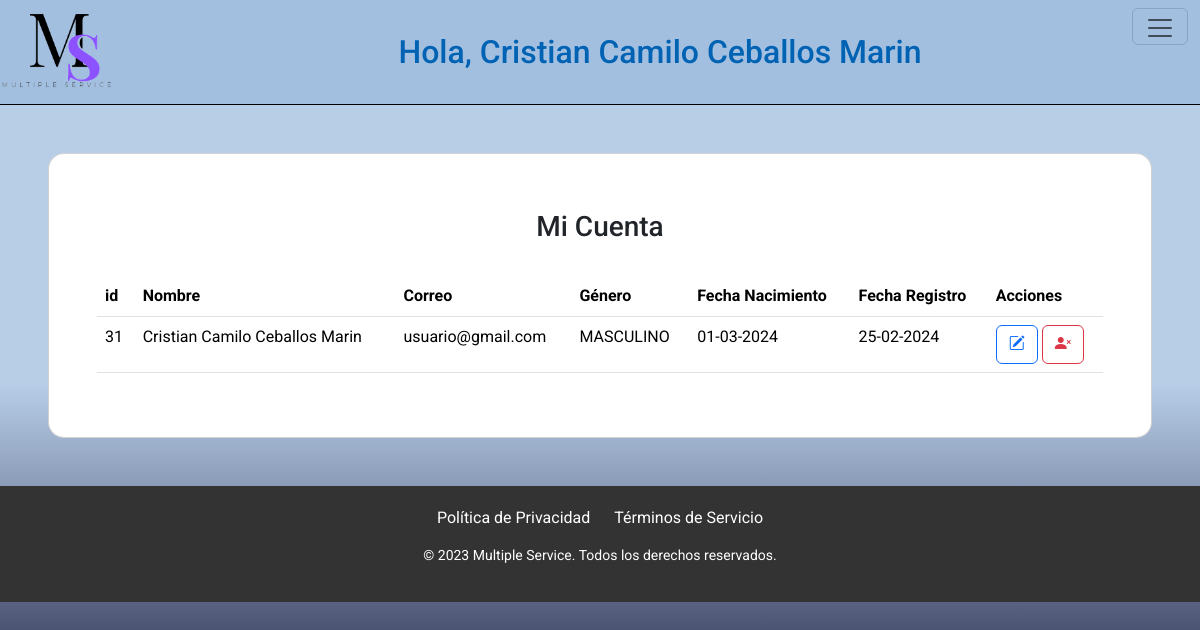
The app's page /vistas/mi_cuenta.php (signed in) with its own data.
### tables this page shows
CREATE TABLE `users` (
  `id` int(11) NOT NULL,
  `nombre` varchar(100) NOT NULL,
  `email` varchar(120) NOT NULL,
  `password` varchar(10) NOT NULL,
  `confirmar_password` varchar(10) NOT NULL,
  `fecha_nacimiento` varchar(11) NOT NULL,
  `genero` enum('MASCULINO','FEMENINO','PREFIERO NO DECIRLO') NOT NULL,
  `tipo_usuario` enum('ESTANDAR','ADMIN','','') NOT NULL,
  `fecha_registro` timestamp NOT NULL DEFAULT current_timestamp()
);

### vistas/mi_cuenta.php (the view, shortened to what this page needs)
<!DOCTYPE html>
<html lang="es">
<head>
    <link rel="stylesheet" href="../css/estilos_mul.css">
    <link rel="stylesheet" href="https://cdn.jsdelivr.net/npm/bootstrap@5.3.2/dist/css/bootstrap.min.css">
    <link rel="stylesheet" href="https://cdn.jsdelivr.net/npm/bootstrap-icons@1.11.3/font/bootstrap-icons.min.css">
</head>
<body>
  <header class="Tituloosm">
    <img class="logo_header" src="../img/logo_1.png" alt="Multiple Service">
    <h1 class="text-capitalize fs-2 text"> Hola, <?php echo $_SESSION['nombre_usuario']; ?></h1>
    <?php include 'menu.php' ?>
    </header>
    <section class="p-5 m-5 card rounded-4">
    <div>
    <h3 class="text-center p-2 pb-4">Mi Cuenta</h3>
    <table class="table table-hover">
            <thead>
            <th>id</th>
            <th>Nombre</th>
            <th>Correo</th>
            <th>Género</th>
            <th>Fecha Nacimiento</th>
            <th>Fecha Registro</th>
            <th>Acciones</th>
        </thead>
        <tbody>
        <?php
            $id_condicional = $_SESSION['id'];
            $usuario = 'root';
            $contrasena = '';
            $conexion = new PDO('mysql:host=localhost;dbname=multiple_services', $usuario, $contrasena);
            $conexion->setAttribute(PDO::ATTR_ERRMODE, PDO::ERRMODE_EXCEPTION);
            $sql = "SELECT id, nombre, email, fecha_nacimiento, genero, fecha_registro  FROM users WHERE id='$id_condicional'";
            $stmt = $conexion->query($sql);
        ?>
        <?php while ($fila = $stmt->fetch(PDO::FETCH_ASSOC)): ?>
                            <tr>
                                <td><?= $fila['id'] ?></td>
                                <td><?= $fila['nombre'] ?></td>
                                <td><?= $fila['email'] ?></td>
                                <td><?= $fila['genero'] ?></td>
                                <td><?= date("d-m-Y", strtotime($fila['fecha_nacimiento'])) ?></td>
                                <td><?= date("d-m-Y", strtotime($fila['fecha_registro'])) ?></td>
                                <td>
                                    <button type="button" class="btn btn-outline-primary" data-bs-toggle="tooltip" data-bs-placement="top" data-bs-title="editar"><i class="bi bi-pencil-square"></i></button>
                                    <button type="button" class="btn btn-outline-danger"><i class="bi bi-person-x-fill"></i></button>
                                </td>
                            </tr>
                        <?php endwhile; ?>
                </tbody>
    </table>
    </div>
    </section>
    <footer>
      <div class="footer-links">
          <a href="#" target="_blank">Política de Privacidad</a>
          <a href="#" target="_blank">Términos de Servicio</a>
      </div>
      <p>&copy; 2023 Multiple Service. Todos los derechos reservados.</p>
    </footer>
</body>
</html>

### css/estilos_mul.css (style rules this page uses)
* { margin: 0; padding: 0; box-sizing: border-box; text-decoration: none; font-family: "Roboto", sans-serif; }
body { margin: 0px; font-family: "Roboto", sans-serif; background: rgb(13, 0, 255); background: linear-gradient(0deg, rgba(2, 0, 36, 1) 0%, rgba(153, 185, 221, 0.7008928571428572) 52%); background-position: center; background-attachment: fixed; }
header { background-color: rgba(153, 185, 221, 0.7); color: white; text-align: center; display: flex; justify-content: space-between; align-items: center; border-bottom: solid 1px black; }
.Tituloosm h1 { font-family: "Roboto", sans-serif; color: #0062b3; text-align: center; text-transform: uppercase; margin: 20px auto; font-size: 40px; }
.logo_header { width: 10%; }
button { background-color: rgb(5, 45, 119); text-align: center; padding: 6%; height: 30px; border-radius: 10px; }
section { margin: 20px 0; padding: 20px; }
footer { background-color: #333; color: #fff; padding: 20px; text-align: center; }
.footer-links { margin-bottom: 15px; }
.footer-links a { text-decoration: none; color: #fff; margin: 0 10px; }
p { font-size: 14px; margin: 0; }
p { margin-top: 20px; font-size: 14px; }
[type=button]:not(:disabled), [type=reset]:not(:disabled), [type=submit]:not(:disabled), button:not(:disabled) { padding-bottom: 31px !important; }

### records on screen
users: id "31", nombre "Cristian Camilo Ceballos Marin", email "usuario@gmail.com", genero "MASCULINO", fecha_nacimiento "01-03-2024", fecha_registro "25-02-2024"

### other values on screen
$_SESSION['nombre_usuario'] "Cristian Camilo Ceballos Marin"
